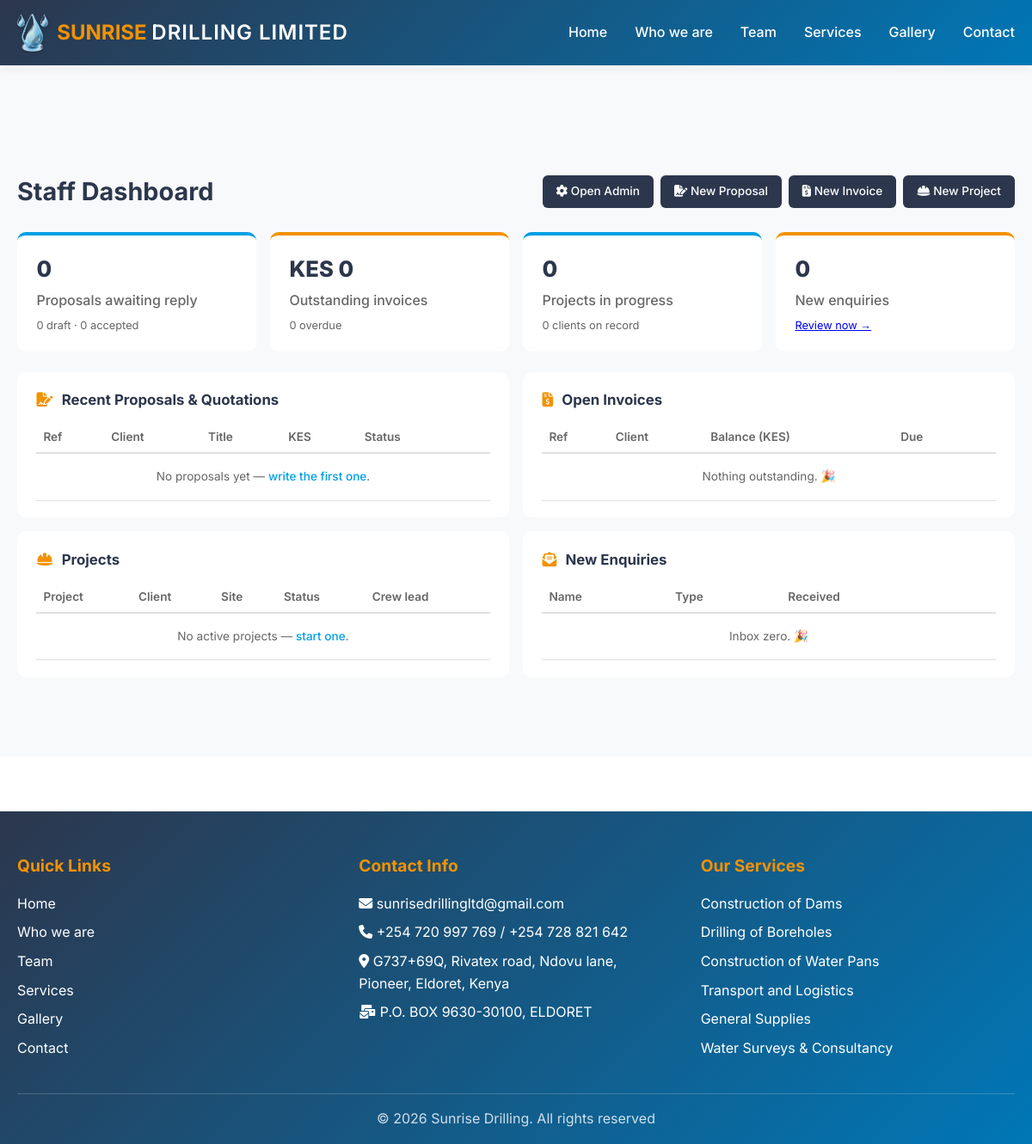
The page /dashboard/ (signed in) on the database its author committed.
### main/models.py (models this page shows, shortened)
class SingletonModel(models.Model):
    class Meta:
        abstract = True
    @classmethod
    def load(cls):
        obj, _ = cls.objects.get_or_create(pk=1)
        return obj

class SiteSettings(SingletonModel):
    email = models.EmailField(default="sunrisedrillingltd@gmail.com")
    phone_primary = models.CharField(max_length=30, default="+254 720 997 769")
    phone_secondary = models.CharField(max_length=30, blank=True, default="+254 728 821 642")
    physical_address = models.CharField(
        max_length=255, default="G737+69Q, Rivatex road, Ndovu lane, Pioneer, Eldoret, Kenya")
    postal_address = models.CharField(max_length=255, default="P.O. BOX 9630-30100, ELDORET")
    website = models.CharField(max_length=100, default="www.sunrisedrillingltd.com")
    business_hours = models.TextField(
        default=("Monday - Friday: 8:00 AM - 6:00 PM\nSaturday: 9:00 AM - 4:00 PM\n"
                 "Sunday: Emergency services only\nEmergency: 24/7 Available"),
        help_text="One line per entry; shown on the contact page")
    map_embed_url = models.TextField(
        blank=True, help_text="Google Maps embed URL for the contact page map")
    map_title = models.CharField(max_length=200, default="Sunrise Drilling Ltd Headquarters")
    map_address = models.TextField(
        default="G737+69Q, Rivatex road, Ndovu lane, Pioneer\nEldoret, Uasin Gishu County, Kenya")
    facebook_url = models.URLField(blank=True)
    instagram_url = models.URLField(blank=True)
    twitter_url = models.URLField(blank=True)
    tiktok_url = models.URLField(blank=True)
    copyright_text = models.CharField(max_length=200,
                                      default="Sunrise Drilling. All rights reserved")
    class Meta:
        verbose_name = "Site Settings"
        verbose_name_plural = "Site Settings"

class Service(models.Model):
    title = models.CharField(max_length=200)
    description = models.TextField()
    image = models.ImageField(upload_to='services/images/', blank=True, null=True)
    features = models.TextField(help_text="Enter features as a comma-separated list")
    primary_cta_text = models.CharField(max_length=50, default="Get Quote")
    primary_cta_url = models.CharField(max_length=200, default="main:contact")
    secondary_cta_text = models.CharField(max_length=50, default="View Projects")
    secondary_cta_url = models.CharField(max_length=200, default="main:gallery")
    order = models.PositiveIntegerField(default=0)
    class Meta:
        verbose_name = "Service"
        verbose_name_plural = "Services"
        ordering = ['order']

### business/views.py (the view)
# urls.py: path('', views.dashboard, name='dashboard'),
@staff_member_required
def dashboard(request):
    proposals = Proposal.objects.select_related('client')
    invoices = Invoice.objects.select_related('client').prefetch_related('items', 'payments')
    projects = Project.objects.select_related('client')
    enquiries = ContactSubmission.objects.all()
    open_invoices = [i for i in invoices if i.status in (Invoice.STATUS_SENT, Invoice.STATUS_PARTIAL)]
    outstanding = sum((i.balance for i in open_invoices), 0)
    overdue = [i for i in open_invoices if i.is_overdue]
    context = {
        'stats': {
            'draft_proposals': proposals.filter(status=Proposal.STATUS_DRAFT).count(),
            'sent_proposals': proposals.filter(status=Proposal.STATUS_SENT).count(),
            'accepted_proposals': proposals.filter(status=Proposal.STATUS_ACCEPTED).count(),
            'outstanding': outstanding,
            'overdue_count': len(overdue),
            'active_projects': projects.filter(status=Project.STATUS_IN_PROGRESS).count(),
            'new_enquiries': enquiries.filter(is_processed=False).count(),
            'clients': Client.objects.count(),
        },
        'recent_proposals': proposals[:8],
        'open_invoices': sorted(open_invoices, key=lambda i: (not i.is_overdue, i.due_date or i.created_at.date()))[:8],
        'active_projects': projects.exclude(status=Project.STATUS_COMPLETED)[:8],
        'recent_enquiries': enquiries.filter(is_processed=False)[:8],
    }
    return render(request, 'business/dashboard.html', context)

### templates/business/dashboard.html (shortened to what this page needs)
{% extends 'base.html' %}
{% load static humanize %}
{% block extra_css %}
<link rel="stylesheet" href="{% static 'css/dashboard.css' %}">
{% endblock %}
{% block content %}
<section class="dash">
    <div class="container">
        <div class="dash-head">
            <h1>Staff Dashboard</h1>
            <div class="dash-links">
                <a href="/admin/" class="btn-admin"><i class="fas fa-cog"></i> Open Admin</a>
                <a href="/admin/business/proposal/add/" class="btn-admin"><i class="fas fa-file-signature"></i> New Proposal</a>
                <a href="/admin/business/invoice/add/" class="btn-admin"><i class="fas fa-file-invoice-dollar"></i> New Invoice</a>
                <a href="/admin/business/project/add/" class="btn-admin"><i class="fas fa-hard-hat"></i> New Project</a>
            </div>
        </div>
        <div class="stat-grid">
            <div class="stat-card">
                <div class="stat-number">{{ stats.sent_proposals }}</div>
                <div class="stat-label">Proposals awaiting reply</div>
                <div class="stat-sub">{{ stats.draft_proposals }} draft · {{ stats.accepted_proposals }} accepted</div>
            </div>
            <div class="stat-card orange">
                <div class="stat-number">KES {{ stats.outstanding|floatformat:0|intcomma }}</div>
                <div class="stat-label">Outstanding invoices</div>
                <div class="stat-sub">{{ stats.overdue_count }} overdue</div>
            </div>
            <div class="stat-card">
                <div class="stat-number">{{ stats.active_projects }}</div>
                <div class="stat-label">Projects in progress</div>
                <div class="stat-sub">{{ stats.clients }} clients on record</div>
            </div>
            <div class="stat-card orange">
                <div class="stat-number">{{ stats.new_enquiries }}</div>
                <div class="stat-label">New enquiries</div>
                <div class="stat-sub"><a href="/admin/main/contactsubmission/?is_processed__exact=0">Review now →</a></div>
            </div>
        </div>
        <div class="panel-grid">
            <div class="panel">
                <h2><i class="fas fa-file-signature"></i> Recent Proposals &amp; Quotations</h2>
                <table>
                    <tr><th>Ref</th><th>Client</th><th>Title</th><th>KES</th><th>Status</th><th></th></tr>
                    {% for p in recent_proposals %}
                    <tr>
                        <td><a href="/admin/business/proposal/{{ p.pk }}/change/">{{ p.reference }}</a></td>
                        <td>{{ p.client.name }}</td>
                        <td class="truncate">{{ p.title }}</td>
                        <td class="num">{{ p.total|floatformat:0|intcomma }}</td>
                        <td><span class="badge badge-{{ p.status }}">{{ p.get_status_display }}</span></td>
                        <td>
                            <form method="post" action="{% url 'business:send_proposal' p.pk %}"
                                  onsubmit="return confirm('Email {{ p.reference }} to {{ p.client.email }}?');">
                                {% csrf_token %}
                                <button type="submit" class="btn-mini" title="Email PDF to client">
                                    <i class="fas fa-paper-plane"></i></button>
                            </form>
                        </td>
                    </tr>
                    {% empty %}
                    <tr><td colspan="6" class="empty">No proposals yet — <a href="/admin/business/proposal/add/">write the first one</a>.</td></tr>
                    {% endfor %}
                </table>
            </div>
            <div class="panel">
                <h2><i class="fas fa-file-invoice-dollar"></i> Open Invoices</h2>
                <table>
                    <tr><th>Ref</th><th>Client</th><th>Balance (KES)</th><th>Due</th><th></th></tr>
                    {% for i in open_invoices %}
                    <tr {% if i.is_overdue %}class="overdue"{% endif %}>
                        <td><a href="/admin/business/invoice/{{ i.pk }}/change/">{{ i.reference }}</a></td>
                        <td>{{ i.client.name }}</td>
                        <td class="num">{{ i.balance|floatformat:0|intcomma }}</td>
                        <td>{{ i.due_date|date:"d M"|default:"–" }}{% if i.is_overdue %} ⚠{% endif %}</td>
                        <td>
                            <form method="post" action="{% url 'business:send_invoice' i.pk %}"
                                  onsubmit="return confirm('Email {{ i.reference }} to {{ i.client.email }}?');">
                                {% csrf_token %}
                                <button type="submit" class="btn-mini" title="Email PDF to client">
                                    <i class="fas fa-paper-plane"></i></button>
                            </form>
                        </td>
                    </tr>
                    {% empty %}
                    <tr><td colspan="5" class="empty">Nothing outstanding. 🎉</td></tr>
                    {% endfor %}
                </table>
            </div>
            <div class="panel">
                <h2><i class="fas fa-hard-hat"></i> Projects</h2>
                <table>
                    <tr><th>Project</th><th>Client</th><th>Site</th><th>Status</th><th>Crew lead</th></tr>
                    {% for pr in active_projects %}
                    <tr>
                        <td><a href="/admin/business/project/{{ pr.pk }}/change/">{{ pr.name }}</a></td>
                        <td>{{ pr.client.name }}</td>
                        <td>{{ pr.site_location|default:"–" }}</td>
                        <td><span class="badge badge-{{ pr.status }}">{{ pr.get_status_display }}</span></td>
                        <td>{{ pr.crew_lead|default:"–" }}</td>
                    </tr>
                    {% empty %}
                    <tr><td colspan="5" class="empty">No active projects — <a href="/admin/business/project/add/">start one</a>.</td></tr>
                    {% endfor %}
                </table>
            </div>
            <div class="panel">
                <h2><i class="fas fa-envelope-open-text"></i> New Enquiries</h2>
                <table>
                    <tr><th>Name</th><th>Type</th><th>Received</th><th></th></tr>
                    {% for e in recent_enquiries %}
                    <tr>
                        <td><a href="/admin/main/contactsubmission/{{ e.pk }}/change/">{{ e.name }}</a></td>
                        <td>{{ e.inquiry_type|default:"General" }}</td>
                        <td>{{ e.submitted_at|date:"d M H:i" }}</td>
                        <td><a class="btn-mini" href="mailto:{{ e.email }}" title="Reply by email"><i class="fas fa-reply"></i></a></td>
                    </tr>
                    {% empty %}
                    <tr><td colspan="4" class="empty">Inbox zero. 🎉</td></tr>
                    {% endfor %}
                </table>
            </div>
        </div>
    </div>
</section>
{% endblock %}

### templates/base.html (shortened to what this page needs)
{% load static %}
<!DOCTYPE html>
<html lang="en">
<head>
    <link rel="stylesheet" href="https://cdnjs.cloudflare.com/ajax/libs/font-awesome/6.4.0/css/all.min.css">
    {% block extra_css %}{% endblock %}
</head>
<body>
    <header class="header">
        <div class="container">
            <div class="header-content">
                <a href="{% url 'main:home' %}" class="logo">
                    <img src="{% static 'images/logo-drop-sm.png' %}" alt="Sunrise Drilling Limited logo">
                    <span class="logo-text"><span class="logo-sunrise">SUNRISE</span> <span class="logo-rest">DRILLING LIMITED</span></span>
                </a>
                <nav>
                    <ul class="nav-menu" id="navMenu">
                        <li><a href="{% url 'main:home' %}">Home</a></li>
                        <li><a href="{% url 'main:about' %}">Who we are</a></li>
                        <li><a href="{% url 'main:team' %}">Team</a></li>
                        <li><a href="{% url 'main:services' %}">Services</a></li>
                        <li><a href="{% url 'main:gallery' %}">Gallery</a></li>
                        <li><a href="{% url 'main:contact' %}">Contact</a></li>
                    </ul>
                </nav>
            </div>
        </div>
    </header>
    <main class="main-content">
        {% block content %}{% endblock %}
    </main>
    <footer class="footer">
        <div class="container">
            <div class="footer-content">
                <div class="footer-section">
                    <h3>Quick Links</h3>
                    <a href="{% url 'main:home' %}">Home</a>
                    <a href="{% url 'main:about' %}">Who we are</a>
                    <a href="{% url 'main:team' %}">Team</a>
                    <a href="{% url 'main:services' %}">Services</a>
                    <a href="{% url 'main:gallery' %}">Gallery</a>
                    <a href="{% url 'main:contact' %}">Contact</a>
                </div>
                <div class="footer-section">
                    <h3>Contact Info</h3>
                    <p><i class="fas fa-envelope"></i> {{ site_settings.email }}</p>
                    <p><i class="fas fa-phone"></i> {{ site_settings.phone_primary }}{% if site_settings.phone_secondary %} / {{ site_settings.phone_secondary }}{% endif %}</p>
                    <p><i class="fas fa-map-marker-alt"></i> {{ site_settings.physical_address }}</p>
                    <p><i class="fas fa-mail-bulk"></i> {{ site_settings.postal_address }}</p>
                </div>
                <div class="footer-section">
                    <h3>Our Services</h3>
                    {% for service in footer_services %}
                    <p>{{ service.title }}</p>
                    {% endfor %}
                </div>
            </div>
            <div class="footer-bottom">
                <p>&copy; {% now "Y" %} {{ site_settings.copyright_text }}</p>
            </div>
        </div>
    </footer>
</body>
</html>

### rows shown on the page
SiteSettings: email "sunrisedrillingltd@gmail.com", phone_primary "+254 720 997 769", phone_secondary "+254 728 821 642", physical_address "G737+69Q, Rivatex road, Ndovu lane, Pioneer, Eldoret, Kenya", postal_address "P.O. BOX 9630-30100, ELDORET", copyright_text "Sunrise Drilling. All rights reserved"
Service: title "Construction of Dams"
Service: title "Drilling of Boreholes"
Service: title "Construction of Water Pans"
Service: title "Transport and Logistics"
Service: title "General Supplies"
Service: title "Water Surveys & Consultancy"

### other values the page prints
{{ stats.sent_proposals }} "0"
{{ stats.draft_proposals }} "0"
{{ stats.accepted_proposals }} "0"
{{ stats.outstanding|floatformat:0|intcomma }} "0"
{{ stats.overdue_count }} "0"
{{ stats.active_projects }} "0"
{{ stats.clients }} "0"
{{ stats.new_enquiries }} "0"
